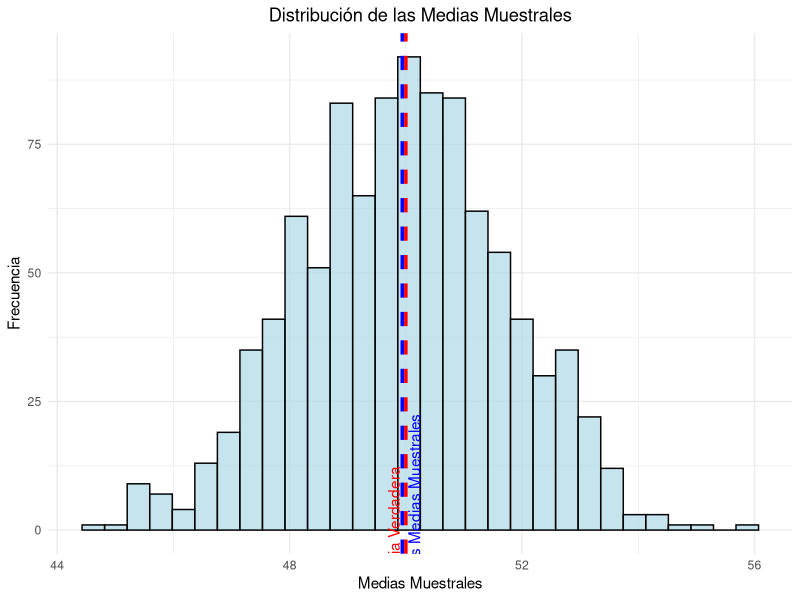
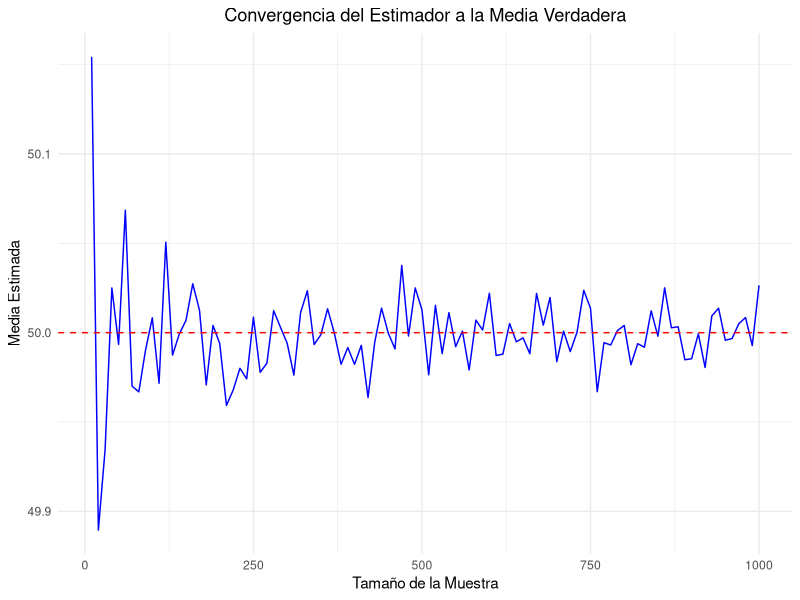
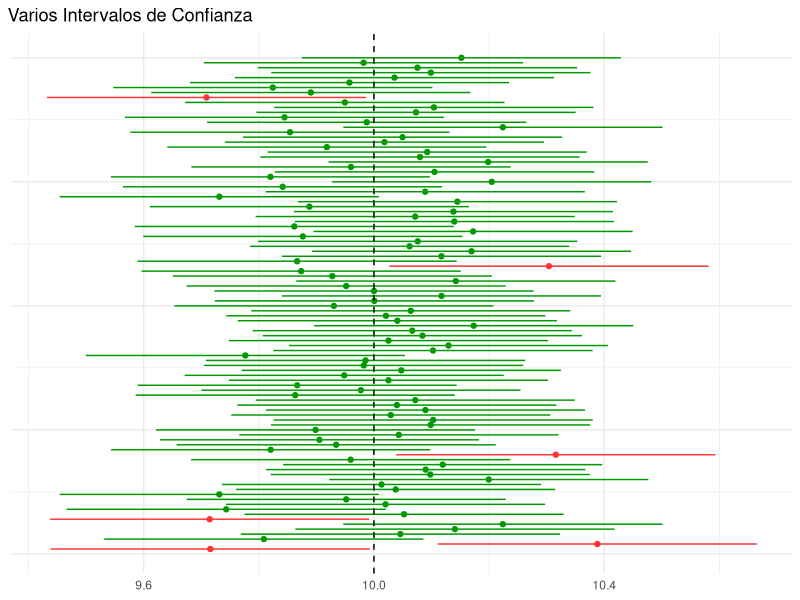

The R script that drew these images, in order:
## ---- chunk 1
# Cargar la librería ggplot2
library(ggplot2)

# Parámetros de la simulación
set.seed(123)  # Para reproducibilidad
n_muestras <- 1000  # Número de muestras
tamano_muestra <- 30  # Tamaño de cada muestra
media_poblacional <- 50  # Media verdadera de la población
desviacion_estandar <- 10  # Desviación estándar de la población

# Generar muestras y calcular medias muestrales
medias_muestrales <- numeric(n_muestras)
for (i in 1:n_muestras) {
  muestra <- rnorm(tamano_muestra, mean = media_poblacional, sd = desviacion_estandar)
  medias_muestrales[i] <- mean(muestra)
}

# Calcular la media de las medias muestrales
media_de_medias_muestrales <- mean(medias_muestrales)

# Imprimir resultados
cat("Media verdadera de la población:", media_poblacional, "\n")
cat("Media de las medias muestrales:", media_de_medias_muestrales, "\n")

# Crear un data frame para ggplot
datos <- data.frame(medias_muestrales)

# Graficar las medias muestrales usando ggplot2
ggplot(datos, aes(x = medias_muestrales)) +
  geom_histogram(bins = 30, fill = "lightblue", color = "black", alpha = 0.7) +
  geom_vline(aes(xintercept = media_poblacional), color = "red", linetype = "dashed", size = 1.2) +
  geom_vline(aes(xintercept = media_de_medias_muestrales), color = "blue", linetype = "dashed", size = 1.2) +
  labs(title = "Distribución de las Medias Muestrales",
       x = "Medias Muestrales",
       y = "Frecuencia") +
  theme_minimal() +
  theme(plot.title = element_text(hjust = 0.5)) +
  annotate("text", x = media_poblacional, y = max(table(datos$medias_muestrales)) * 0.9, label = "Media Verdadera", color = "red", angle = 90, vjust = -0.5) +
  annotate("text", x = media_de_medias_muestrales, y = max(table(datos$medias_muestrales)) * 0.9, label = "Media de las Medias Muestrales", color = "blue", angle = 90, vjust = 1.5)
## ---- chunk 2
# Cargar la librería ggplot2
library(ggplot2)

# Parámetros de la simulación
set.seed(12443)  # Para reproducibilidad
n_simulaciones <- 1000  # Número de simulaciones
tamanos_muestra <- seq(10, 1000, by = 10)  # Tamaños de las muestras
media_poblacional <- 50  # Media verdadera de la población
desviacion_estandar <- 10  # Desviación estándar de la población
medias_estimadas <- numeric(length(tamanos_muestra))  # Vector para almacenar medias estimadas

# Realizar simulaciones para diferentes tamaños de muestra
for (i in 1:length(tamanos_muestra)) {
  # Generar muestras y calcular medias muestrales
  medias_muestrales <- replicate(n_simulaciones, mean(rnorm(tamanos_muestra[i], mean = media_poblacional, sd = desviacion_estandar)))
  # Calcular la media de las medias muestrales
  medias_estimadas[i] <- mean(medias_muestrales)
}

# Crear un data frame para ggplot
datos <- data.frame(tamanos_muestra, medias_estimadas)

# Graficar las medias estimadas vs. el tamaño de la muestra usando ggplot2
ggplot(datos, aes(x = tamanos_muestra, y = medias_estimadas)) +
  geom_line(color = "blue") +
  geom_hline(yintercept = media_poblacional, color = "red", linetype = "dashed") +
  labs(title = "Convergencia del Estimador a la Media Verdadera",
       x = "Tamaño de la Muestra",
       y = "Media Estimada") +
  theme_minimal() +
  theme(plot.title = element_text(hjust = 0.5))
## ---- chunk 3
set.seed(3987)
muestra1=round(rnorm(10,34,3),1)
muestra1
sum1=sum(muestra1^2)
media = round(mean(muestra1),1)
cuasivar = round(var(muestra1),1)
## ---- chunk 4
#| label: ic1
#| include: true
#| warning: false
#| echo: true
#| code-fold: true
#| code-summary: "Click para ver el código"
#| 
set.seed(3983)
library(dplyr)
library(ggplot2)
ic=matrix(0,100,5)
ic[,1]=seq(1:100)
ic=as.data.frame(ic)
colnames(ic)=c("id","estimador","inferior","superior","resultado")
ic$resultado="in"
for (i in 1:100){
  muestra=rnorm(50,10,1)
  ic[i,2]=mean(muestra)
  ic[i,3]=mean(muestra)-1.96*1/sqrt(50)   
  ic[i,4]=mean(muestra)+1.96*1/sqrt(50) 
}
ic$resultado=!(ic[,3]>10 | ic[,4]<10)
ic %>%
  ggplot(aes(estimador, id, color = resultado)) +
  geom_point() +
  geom_segment(aes(x =inferior, y = id, xend = superior, yend = id, color = resultado))+
  geom_vline(xintercept = 10, linetype = "dashed") +
  ggtitle("Varios Intervalos de Confianza") +
  scale_color_manual(values = c("#FF3333", "#009900")) +
  theme_minimal() +
  theme(axis.text.y = element_blank(), 
        axis.title.y = element_blank(),
        axis.title.x = element_blank(),
        legend.position = "none",
        plot.title.position = "plot")
